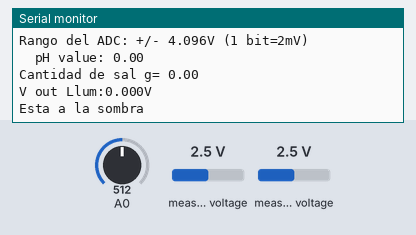
Recording of a sketch running on a simulated Arduino Uno, built with avr-gcc and run on an emulated ATmega328P. Shown: the last lines printed to the serial monitor. The inputs (shaded band) are chosen by the test bench; at power-on: A0 = 512, measured voltage 2.5 V.

Above: at 1.2 s.
1.3 s: A0 set to 583
At 2.6 s:
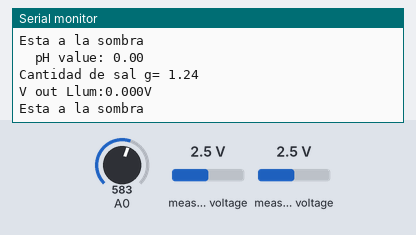
2.8 s: A0 set to 716
At 4.5 s:
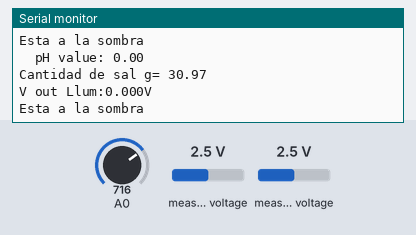
Timing chart, 0 to 6.0 s (numbered marks = the images above; inputs shaded):
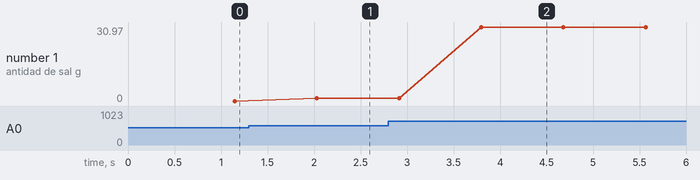

Measured:
- after the input at 1.3 s, the serial monitor: prints a new line after 0.73 s (image 1)
- after the input at 2.8 s, the serial monitor: prints a new line after 1.0 s (image 2)
- plotted number 1: 0 → 1.24 after the input at 1.3 s, 1.24 → 30.97 after the input at 2.8 s

The sketch:

CDIO_Sprint_2_v2.ino
```cpp
#define power_pin 5
#include <math.h>
#include <Wire.h>
#include <Adafruit_ADS1X15.h>
//pH defines
#define channelvalue 0
#define Offset 0.00
#define samplingInterval 20
#define printInterval 20
#define printInterval 800
#define ArrayLength 40
//------------------------------------------------------------------------------------
//
//              CANALS SENSORS
//
//------------------------------------------------------------------------------------
#define canalpH 3
#define canalLlum 1
#define canalTemp  0
#define canalHum 2
#define canalSal A0

//----------------------------------------------------------------------------------
//
//                  INIT ADAFRUIT I HUMITAT
//
//-----------------------------------------------------------------------------

Adafruit_ADS1115 ads1115; // construct an ads1115 at address 0x48
const int AirValue = 30150;  // Medimos valor en seco
const int WaterValue = 17300;  // Medimos valor en agua
int counter = 0;
int rep = 5;

//--------------------------------------------------------------------------------
//
//                    SETUP
//
//---------------------------------------------------------------------------------
void setup () {
  pinMode(power_pin, OUTPUT);
  Serial.begin(9600);
  Serial.println("Inicializando...");
  ads1115.begin(0x48); //Initialize ads1115
  Serial.println("Ajustando la ganancia...");
  ads1115.setGain(GAIN_ONE);

  Serial.println("Tomando medidas del canal AIN0");

  Serial.println("Rango del ADC: +/- 4.096V (1 bit=2mV)");

}
/*-----------------------------------------------------------------------------------------------
|
|
|
|                          canaladc -> FUNCIONS() -> valor,float
|
|                        Magnituds amb funció:
|                          LLUM
|                          HUM*
|                          SAL
|                          pH
|                          TEMP*
|
|                    *per implementar correctament
|
|                               | | | | | | | | | | | | |
|                               v v v v v v v v v v v v v
------------------------------------------------------------------------------------------------*/


//-----------------------------------------------------------------------------------------------------
//------------------------------------------------------------------------------
//            FUNC LLUM
//------------------------------------------------------
//-----------------------------------------

float funcLlum(unsigned int canalAdc, int16_t * adcOut ){
  int16_t adc;
  adc = ads1115.readADC_SingleEnded(canalAdc);
  (*adcOut) = adc;
  static float Vout;
  Vout = ((4.096) * adc) / (32767); //formula Luminositat
  return Vout;

}
//-----------------------------------------------------------------------------------------------------
//------------------------------------------------------------------------------
//            FUNC HUMEDAD
//------------------------------------------------------
//-----------------------------------------

float  funcHum(unsigned int canalAdc ) {


  int16_t adc1;
  /*
  int16_t humedad;
  adc1 = ads1115.readADC_SingleEnded(0);
  humedad = 100 * AirValue / (AirValue - WaterValue) - adc1 * 100 / (AirValue - WaterValue);


  /*Serial.print("AIN0: ");
    Serial.println(adc1);
    Serial.print("HR (%): ");
    Serial.print(humedad);
    Serial.println("%");*/
     //return humedad;*/

  int  sensorValue = analogRead (canalAdc);
  int humidityValue = 100 * AirValue / (AirValue - WaterValue) - adc1 * 100 / (AirValue - WaterValue);
  Serial.println ();
  Serial.print ("Humedad: ");
  Serial.print (humidityValue);
  Serial.println("%");
  delay (1000);

  //---------------------------------------------------------------
  //-------------------------------------------------------
  //      FUNCION SAL
  //------------------------------------------------
  //-----------------------------------------

}
float funcSal(uint8_t canalAdc) {
  int16_t adc0;
  //Alimentamos sonda con tren de pulsos
  digitalWrite(power_pin, HIGH);
  delay (100);

  //leemos cuando hay nivel alto
  adc0 = analogRead(canalAdc);
  digitalWrite(power_pin, LOW);
  delay(100);
  if (adc0 < 573) {
    adc0 = 573;  //Ocultem datos xicotets que donarien resultats incogruents
  }
  float ValSal = 0;
  ValSal = 0.0000007  * pow(adc0,3) - 0.0006 *pow(adc0,2) + 0.114 * adc0; //Lagrange fórmula
  if (adc0  == 573) {
    ValSal = 0; //si les dades son del rango on no dona resultats son 0g, que deuria de ser del rang
  }             // de 0 < x < 5 g

  return ValSal;
  //Imprimimos info
  if (counter % rep == 0) {
    //Serial.print("Lectura digital sal = "); Serial.println(adc0, DEC);
    Serial.print("Cantidad de sal g= "); Serial.println(ValSal, DEC);
  }


  counter = counter + 1;
}

//-------------------------------------------------------------------------------
//--------------------------------------------------------------------
//    FUNCIO PH
//------------------------------------------------------
//---------------------------------------------


float funcpH (int canalAdc) {

  int pHArray[ArrayLength];
  int pHArrayIndex = 0;
  static unsigned long samplingTime = millis();
  static unsigned long printTime = millis();
  static float pHValue, voltage;
  if (millis() - samplingTime > samplingInterval) {
    pHArray[pHArrayIndex++] = ads1115.readADC_SingleEnded(canalAdc);
    if (pHArrayIndex == ArrayLength){
      pHArrayIndex = 0;
      double counter = 0.0;
      for (int i = 0; i < ArrayLength; i++){
        counter = pHArray[i] + counter;
      }
    }
    double valueIpH = counter/ArrayLength;
    //Convertir la lectura en tension


    voltage = (4.096 / 32767.0) * valueIpH;
    pHValue = 3.5 * voltage + Offset;
    samplingTime = millis();
    return pHValue;
  }


}
void loop() {
float pH,VoltLlum,Temp,Hum,Sal,voltatgepH = 0;
int16_t adcLlum = 0;
pH = funcpH(canalpH);
VoltLlum = funcLlum(canalLlum, &adcLlum);
Sal = funcSal(canalSal);
// Temp = funcTemp (canalTemp);
// Hum = funcHum(canalHum)

//--------------PRINT----------------------
static unsigned long printTime = millis();
if (millis() - printTime > printInterval) {
    //pH
    Serial.print("  pH value: ");
    Serial.println(pH, 2);
    printTime = millis();

     //Sal

    Serial.print("Cantidad de sal g= "); Serial.println(Sal,2);
    //Llum

    Serial.print("V out Llum:"); Serial.print(VoltLlum, 3); Serial.println ("V");
    if (adcLlum <= 200) {
      Serial.println("Esta a la sombra");
    }

    if (adcLlum > 200 && adcLlum <= 1000) {
      Serial.println("Luz natural ambiente");
    }
    if (adcLlum > 1000) {
      Serial.println("Luz extrema");
    }


    printTime = millis();

  }


  }
```
